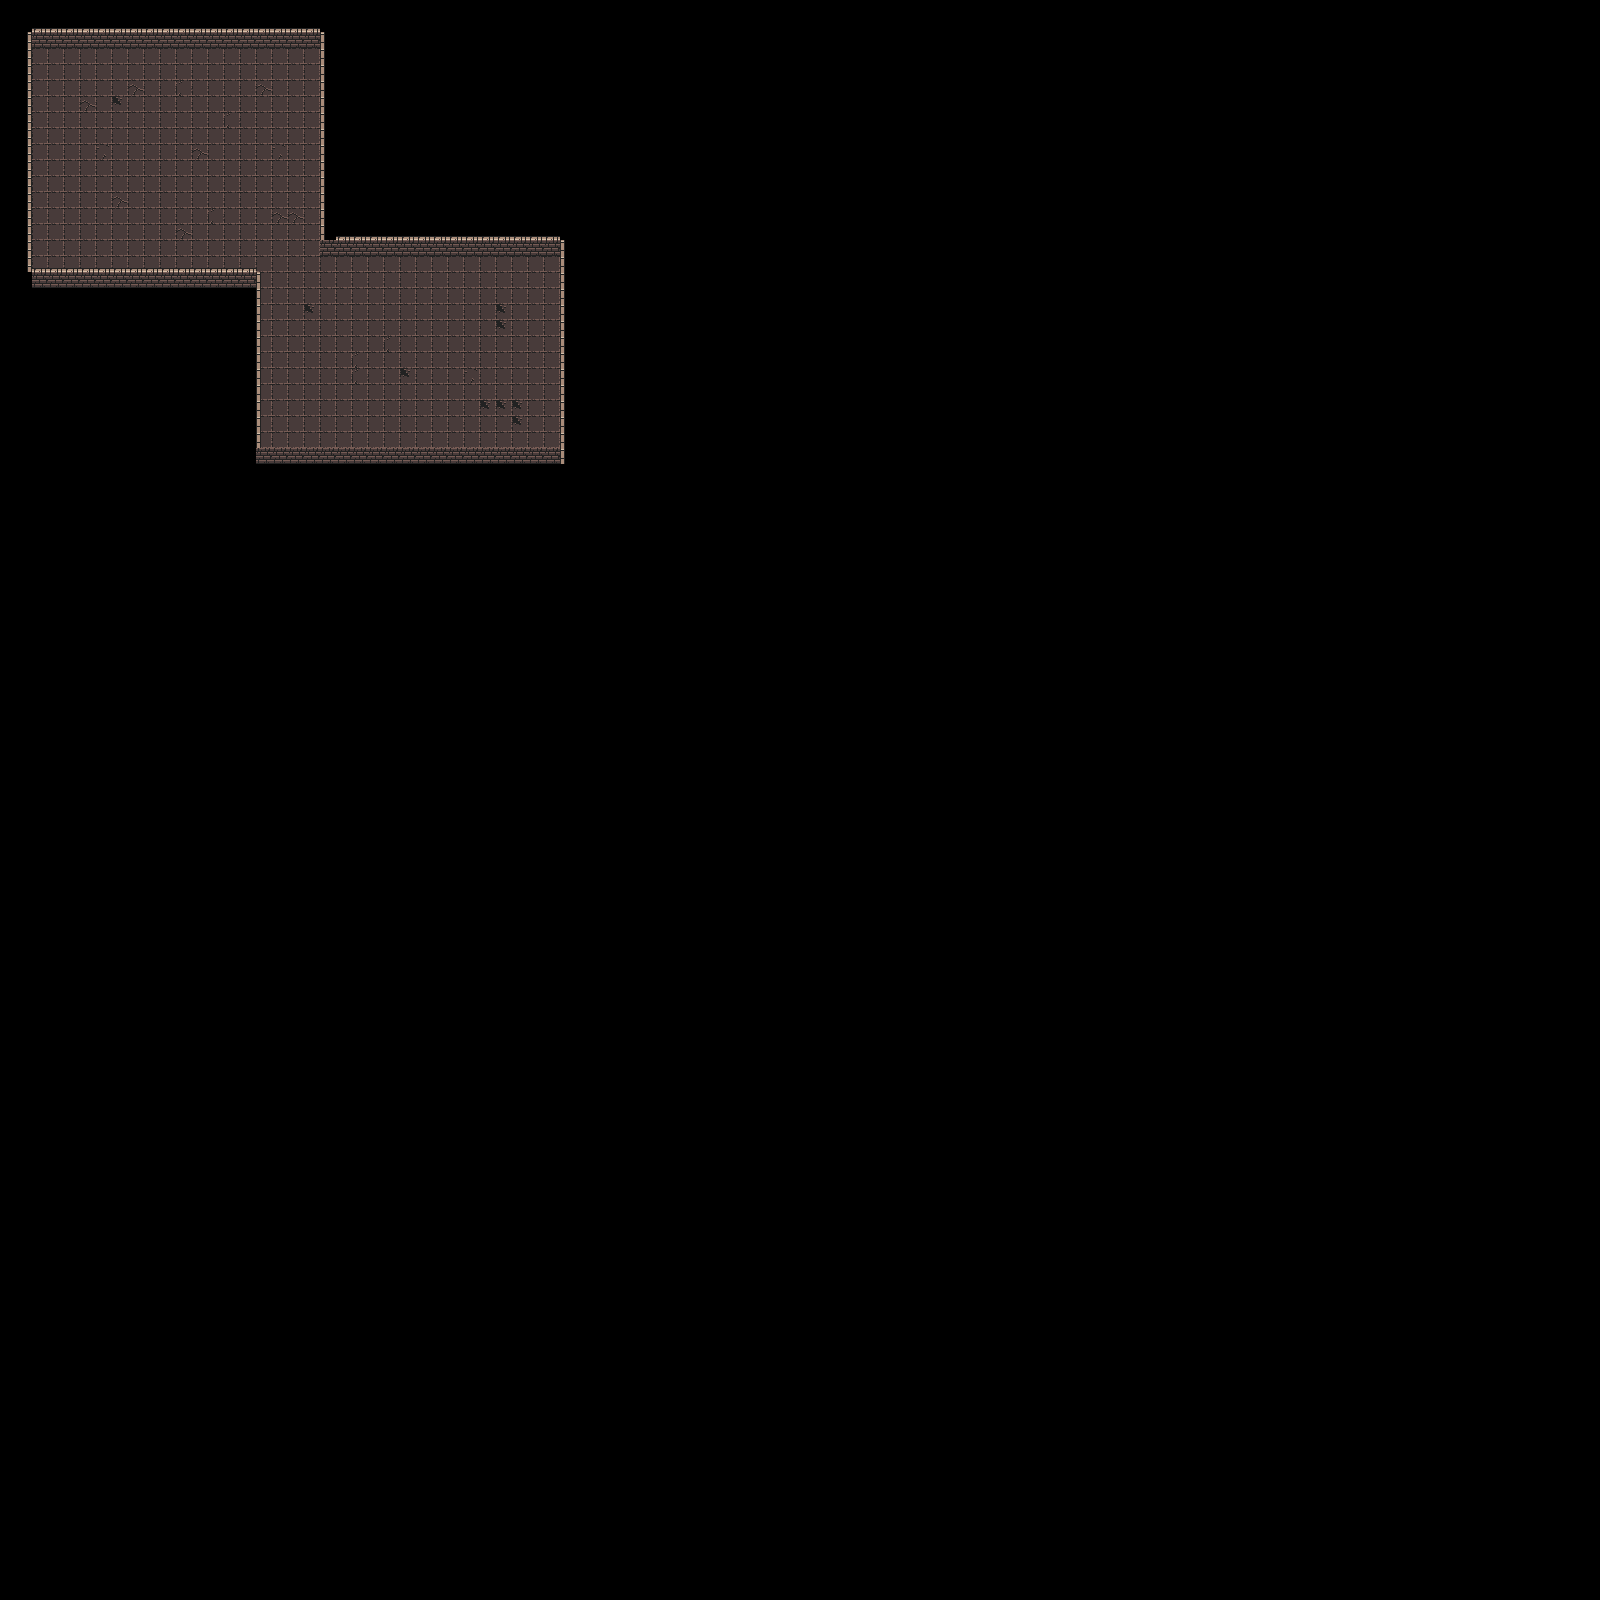

A 2D game scene composited from a Tiled map and its tileset images. What follows is a short description and the map's XML, with each tile layer's data collapsed to a summary:
An orthogonal 100x100 tile map with 16x16 px tiles, 2 tile layers (Ground, Walls) and 6 objects.

<map version="1.10" tiledversion="1.10.1" orientation="orthogonal" renderorder="right-down" width="100" height="100" tilewidth="16" tileheight="16" infinite="0" nextlayerid="6" nextobjectid="11">
 <editorsettings>
  <export target="dungeon.json" format="json" />
 </editorsettings>
 <tileset firstgid="1" name="dungeon" tilewidth="16" tileheight="16" tilecount="1024" columns="32">
  <image source="dungeon_tiles.png" width="512" height="512" />
  <tile id="0">
   <properties>
    <property name="collides" type="bool" value="false" />
   </properties>
  </tile>
  <tile id="1">
   <properties>
    <property name="collides" type="bool" value="false" />
   </properties>
  </tile>
  <tile id="2">
   <properties>
    <property name="collides" type="bool" value="false" />
   </properties>
  </tile>
  <tile id="3">
   <properties>
    <property name="collides" type="bool" value="false" />
   </properties>
  </tile>
  <tile id="4">
   <properties>
    <property name="collides" type="bool" value="false" />
   </properties>
  </tile>
  <tile id="5">
   <properties>
    <property name="collides" type="bool" value="false" />
   </properties>
  </tile>
  <tile id="6">
   <properties>
    <property name="collides" type="bool" value="false" />
   </properties>
  </tile>
  <tile id="7">
   <properties>
    <property name="collides" type="bool" value="false" />
   </properties>
  </tile>
  <tile id="32">
   <properties>
    <property name="collides" type="bool" value="false" />
   </properties>
  </tile>
  <tile id="33">
   <properties>
    <property name="collides" type="bool" value="true" />
   </properties>
  </tile>
  <tile id="34">
   <properties>
    <property name="collides" type="bool" value="true" />
   </properties>
  </tile>
  <tile id="35">
   <properties>
    <property name="collides" type="bool" value="true" />
   </properties>
  </tile>
  <tile id="36">
   <properties>
    <property name="collides" type="bool" value="false" />
   </properties>
  </tile>
  <tile id="37">
   <properties>
    <property name="collides" type="bool" value="false" />
   </properties>
  </tile>
  <tile id="38">
   <properties>
    <property name="collides" type="bool" value="false" />
   </properties>
  </tile>
  <tile id="39">
   <properties>
    <property name="collides" type="bool" value="false" />
   </properties>
  </tile>
  <tile id="64">
   <properties>
    <property name="collides" type="bool" value="false" />
   </properties>
  </tile>
  <tile id="65">
   <properties>
    <property name="collides" type="bool" value="false" />
   </properties>
  </tile>
  <tile id="66">
   <properties>
    <property name="collides" type="bool" value="false" />
   </properties>
  </tile>
  <tile id="67">
   <properties>
    <property name="collides" type="bool" value="false" />
   </properties>
  </tile>
  <tile id="68">
   <properties>
    <property name="collides" type="bool" value="false" />
   </properties>
  </tile>
  <tile id="69">
   <properties>
    <property name="collides" type="bool" value="false" />
   </properties>
  </tile>
  <tile id="70">
   <properties>
    <property name="collides" type="bool" value="false" />
   </properties>
  </tile>
  <tile id="71">
   <properties>
    <property name="collides" type="bool" value="false" />
   </properties>
  </tile>
  <tile id="96">
   <properties>
    <property name="collides" type="bool" value="false" />
   </properties>
  </tile>
  <tile id="97">
   <properties>
    <property name="collides" type="bool" value="false" />
   </properties>
  </tile>
  <tile id="98">
   <properties>
    <property name="collides" type="bool" value="false" />
   </properties>
  </tile>
  <tile id="99">
   <properties>
    <property name="collides" type="bool" value="false" />
   </properties>
  </tile>
  <tile id="100">
   <properties>
    <property name="collides" type="bool" value="false" />
   </properties>
  </tile>
  <tile id="101">
   <properties>
    <property name="collides" type="bool" value="false" />
   </properties>
  </tile>
  <tile id="102">
   <properties>
    <property name="collides" type="bool" value="false" />
   </properties>
  </tile>
  <tile id="103">
   <properties>
    <property name="collides" type="bool" value="false" />
   </properties>
  </tile>
  <tile id="128">
   <properties>
    <property name="collides" type="bool" value="false" />
   </properties>
  </tile>
  <tile id="129">
   <properties>
    <property name="collides" type="bool" value="false" />
   </properties>
  </tile>
  <tile id="130">
   <properties>
    <property name="collides" type="bool" value="false" />
   </properties>
  </tile>
  <tile id="131">
   <properties>
    <property name="collides" type="bool" value="false" />
   </properties>
  </tile>
  <tile id="132">
   <properties>
    <property name="collides" type="bool" value="false" />
   </properties>
  </tile>
  <tile id="133">
   <properties>
    <property name="collides" type="bool" value="false" />
   </properties>
  </tile>
  <tile id="134">
   <properties>
    <property name="collides" type="bool" value="false" />
   </properties>
  </tile>
  <tile id="135">
   <properties>
    <property name="collides" type="bool" value="false" />
   </properties>
  </tile>
  <tile id="160">
   <properties>
    <property name="collides" type="bool" value="false" />
   </properties>
  </tile>
  <tile id="161">
   <properties>
    <property name="collides" type="bool" value="false" />
   </properties>
  </tile>
  <tile id="162">
   <properties>
    <property name="collides" type="bool" value="false" />
   </properties>
  </tile>
  <tile id="163">
   <properties>
    <property name="collides" type="bool" value="false" />
   </properties>
  </tile>
  <tile id="164">
   <properties>
    <property name="collides" type="bool" value="false" />
   </properties>
  </tile>
  <tile id="165">
   <properties>
    <property name="collides" type="bool" value="false" />
   </properties>
  </tile>
  <tile id="166">
   <properties>
    <property name="collides" type="bool" value="false" />
   </properties>
  </tile>
  <tile id="167">
   <properties>
    <property name="collides" type="bool" value="false" />
   </properties>
  </tile>
  <tile id="192">
   <properties>
    <property name="collides" type="bool" value="false" />
   </properties>
  </tile>
  <tile id="193">
   <properties>
    <property name="collides" type="bool" value="false" />
   </properties>
  </tile>
  <tile id="194">
   <properties>
    <property name="collides" type="bool" value="false" />
   </properties>
  </tile>
  <tile id="195">
   <properties>
    <property name="collides" type="bool" value="false" />
   </properties>
  </tile>
  <tile id="196">
   <properties>
    <property name="collides" type="bool" value="false" />
   </properties>
  </tile>
  <tile id="197">
   <properties>
    <property name="collides" type="bool" value="false" />
   </properties>
  </tile>
  <tile id="198">
   <properties>
    <property name="collides" type="bool" value="false" />
   </properties>
  </tile>
  <tile id="199">
   <properties>
    <property name="collides" type="bool" value="false" />
   </properties>
  </tile>
  <tile id="224">
   <properties>
    <property name="collides" type="bool" value="false" />
   </properties>
  </tile>
  <tile id="225">
   <properties>
    <property name="collides" type="bool" value="false" />
   </properties>
  </tile>
  <tile id="226">
   <properties>
    <property name="collides" type="bool" value="false" />
   </properties>
  </tile>
  <tile id="227">
   <properties>
    <property name="collides" type="bool" value="false" />
   </properties>
  </tile>
  <tile id="228">
   <properties>
    <property name="collides" type="bool" value="false" />
   </properties>
  </tile>
  <tile id="229">
   <properties>
    <property name="collides" type="bool" value="false" />
   </properties>
  </tile>
  <tile id="230">
   <properties>
    <property name="collides" type="bool" value="false" />
   </properties>
  </tile>
  <tile id="231">
   <properties>
    <property name="collides" type="bool" value="false" />
   </properties>
  </tile>
  <tile id="256">
   <properties>
    <property name="collides" type="bool" value="false" />
   </properties>
  </tile>
  <tile id="257">
   <properties>
    <property name="collides" type="bool" value="false" />
   </properties>
  </tile>
  <tile id="258">
   <properties>
    <property name="collides" type="bool" value="true" />
   </properties>
  </tile>
  <tile id="259">
   <properties>
    <property name="collides" type="bool" value="true" />
   </properties>
  </tile>
  <tile id="260">
   <properties>
    <property name="collides" type="bool" value="false" />
   </properties>
  </tile>
  <tile id="261">
   <properties>
    <property name="collides" type="bool" value="false" />
   </properties>
  </tile>
  <tile id="262">
   <properties>
    <property name="collides" type="bool" value="false" />
   </properties>
  </tile>
  <tile id="263">
   <properties>
    <property name="collides" type="bool" value="false" />
   </properties>
  </tile>
  <tile id="288">
   <properties>
    <property name="collides" type="bool" value="true" />
   </properties>
  </tile>
  <tile id="289">
   <properties>
    <property name="collides" type="bool" value="true" />
   </properties>
  </tile>
  <tile id="290">
   <properties>
    <property name="collides" type="bool" value="true" />
   </properties>
  </tile>
  <tile id="291">
   <properties>
    <property name="collides" type="bool" value="true" />
   </properties>
  </tile>
  <tile id="292">
   <properties>
    <property name="collides" type="bool" value="false" />
   </properties>
  </tile>
  <tile id="293">
   <properties>
    <property name="collides" type="bool" value="false" />
   </properties>
  </tile>
  <tile id="294">
   <properties>
    <property name="collides" type="bool" value="false" />
   </properties>
  </tile>
  <tile id="295">
   <properties>
    <property name="collides" type="bool" value="false" />
   </properties>
  </tile>
  <tile id="320">
   <properties>
    <property name="collides" type="bool" value="true" />
   </properties>
  </tile>
  <tile id="321">
   <properties>
    <property name="collides" type="bool" value="true" />
   </properties>
  </tile>
  <tile id="322">
   <properties>
    <property name="collides" type="bool" value="true" />
   </properties>
  </tile>
  <tile id="323">
   <properties>
    <property name="collides" type="bool" value="true" />
   </properties>
  </tile>
  <tile id="324">
   <properties>
    <property name="collides" type="bool" value="false" />
   </properties>
  </tile>
  <tile id="325">
   <properties>
    <property name="collides" type="bool" value="false" />
   </properties>
  </tile>
  <tile id="326">
   <properties>
    <property name="collides" type="bool" value="false" />
   </properties>
  </tile>
  <tile id="327">
   <properties>
    <property name="collides" type="bool" value="false" />
   </properties>
  </tile>
  <tile id="352">
   <properties>
    <property name="collides" type="bool" value="false" />
   </properties>
  </tile>
  <tile id="353">
   <properties>
    <property name="collides" type="bool" value="false" />
   </properties>
  </tile>
  <tile id="354">
   <properties>
    <property name="collides" type="bool" value="true" />
   </properties>
  </tile>
  <tile id="355">
   <properties>
    <property name="collides" type="bool" value="true" />
   </properties>
  </tile>
  <tile id="356">
   <properties>
    <property name="collides" type="bool" value="false" />
   </properties>
  </tile>
  <tile id="357">
   <properties>
    <property name="collides" type="bool" value="false" />
   </properties>
  </tile>
  <tile id="358">
   <properties>
    <property name="collides" type="bool" value="false" />
   </properties>
  </tile>
  <tile id="359">
   <properties>
    <property name="collides" type="bool" value="false" />
   </properties>
  </tile>
  <tile id="384">
   <properties>
    <property name="collides" type="bool" value="false" />
   </properties>
  </tile>
  <tile id="385">
   <properties>
    <property name="collides" type="bool" value="false" />
   </properties>
  </tile>
  <tile id="386">
   <properties>
    <property name="collides" type="bool" value="false" />
   </properties>
  </tile>
  <tile id="387">
   <properties>
    <property name="collides" type="bool" value="false" />
   </properties>
  </tile>
  <tile id="388">
   <properties>
    <property name="collides" type="bool" value="false" />
   </properties>
  </tile>
  <tile id="389">
   <properties>
    <property name="collides" type="bool" value="false" />
   </properties>
  </tile>
  <tile id="390">
   <properties>
    <property name="collides" type="bool" value="false" />
   </properties>
  </tile>
  <tile id="391">
   <properties>
    <property name="collides" type="bool" value="false" />
   </properties>
  </tile>
  <tile id="416">
   <properties>
    <property name="collides" type="bool" value="false" />
   </properties>
  </tile>
  <tile id="417">
   <properties>
    <property name="collides" type="bool" value="false" />
   </properties>
  </tile>
  <tile id="418">
   <properties>
    <property name="collides" type="bool" value="false" />
   </properties>
  </tile>
  <tile id="419">
   <properties>
    <property name="collides" type="bool" value="false" />
   </properties>
  </tile>
  <tile id="420">
   <properties>
    <property name="collides" type="bool" value="false" />
   </properties>
  </tile>
  <tile id="421">
   <properties>
    <property name="collides" type="bool" value="false" />
   </properties>
  </tile>
  <tile id="422">
   <properties>
    <property name="collides" type="bool" value="false" />
   </properties>
  </tile>
  <tile id="423">
   <properties>
    <property name="collides" type="bool" value="false" />
   </properties>
  </tile>
  <tile id="448">
   <properties>
    <property name="collides" type="bool" value="false" />
   </properties>
  </tile>
  <tile id="449">
   <properties>
    <property name="collides" type="bool" value="false" />
   </properties>
  </tile>
  <tile id="450">
   <properties>
    <property name="collides" type="bool" value="false" />
   </properties>
  </tile>
  <tile id="451">
   <properties>
    <property name="collides" type="bool" value="false" />
   </properties>
  </tile>
  <tile id="452">
   <properties>
    <property name="collides" type="bool" value="false" />
   </properties>
  </tile>
  <tile id="453">
   <properties>
    <property name="collides" type="bool" value="false" />
   </properties>
  </tile>
  <tile id="454">
   <properties>
    <property name="collides" type="bool" value="false" />
   </properties>
  </tile>
  <tile id="455">
   <properties>
    <property name="collides" type="bool" value="false" />
   </properties>
  </tile>
  <tile id="480">
   <properties>
    <property name="collides" type="bool" value="false" />
   </properties>
  </tile>
  <tile id="481">
   <properties>
    <property name="collides" type="bool" value="false" />
   </properties>
  </tile>
  <tile id="482">
   <properties>
    <property name="collides" type="bool" value="false" />
   </properties>
  </tile>
  <tile id="483">
   <properties>
    <property name="collides" type="bool" value="false" />
   </properties>
  </tile>
  <tile id="484">
   <properties>
    <property name="collides" type="bool" value="false" />
   </properties>
  </tile>
  <tile id="485">
   <properties>
    <property name="collides" type="bool" value="false" />
   </properties>
  </tile>
  <tile id="486">
   <properties>
    <property name="collides" type="bool" value="false" />
   </properties>
  </tile>
  <tile id="487">
   <properties>
    <property name="collides" type="bool" value="false" />
   </properties>
  </tile>
  <tile id="512">
   <properties>
    <property name="collides" type="bool" value="false" />
   </properties>
  </tile>
  <tile id="513">
   <properties>
    <property name="collides" type="bool" value="true" />
   </properties>
  </tile>
  <tile id="514">
   <properties>
    <property name="collides" type="bool" value="false" />
   </properties>
  </tile>
  <tile id="515">
   <properties>
    <property name="collides" type="bool" value="false" />
   </properties>
  </tile>
  <tile id="516">
   <properties>
    <property name="collides" type="bool" value="true" />
   </properties>
  </tile>
  <tile id="517">
   <properties>
    <property name="collides" type="bool" value="false" />
   </properties>
  </tile>
  <tile id="518">
   <properties>
    <property name="collides" type="bool" value="false" />
   </properties>
  </tile>
  <tile id="519">
   <properties>
    <property name="collides" type="bool" value="false" />
   </properties>
  </tile>
  <tile id="544">
   <properties>
    <property name="collides" type="bool" value="false" />
   </properties>
  </tile>
  <tile id="545">
   <properties>
    <property name="collides" type="bool" value="false" />
   </properties>
  </tile>
  <tile id="546">
   <properties>
    <property name="collides" type="bool" value="false" />
   </properties>
  </tile>
  <tile id="547">
   <properties>
    <property name="collides" type="bool" value="false" />
   </properties>
  </tile>
  <tile id="548">
   <properties>
    <property name="collides" type="bool" value="false" />
   </properties>
  </tile>
  <tile id="549">
   <properties>
    <property name="collides" type="bool" value="false" />
   </properties>
  </tile>
  <tile id="550">
   <properties>
    <property name="collides" type="bool" value="false" />
   </properties>
  </tile>
  <tile id="551">
   <properties>
    <property name="collides" type="bool" value="false" />
   </properties>
  </tile>
  <tile id="576">
   <properties>
    <property name="collides" type="bool" value="false" />
   </properties>
  </tile>
  <tile id="577">
   <properties>
    <property name="collides" type="bool" value="false" />
   </properties>
  </tile>
  <tile id="578">
   <properties>
    <property name="collides" type="bool" value="false" />
   </properties>
  </tile>
  <tile id="579">
   <properties>
    <property name="collides" type="bool" value="false" />
   </properties>
  </tile>
  <tile id="580">
   <properties>
    <property name="collides" type="bool" value="false" />
   </properties>
  </tile>
  <tile id="581">
   <properties>
    <property name="collides" type="bool" value="false" />
   </properties>
  </tile>
  <tile id="582">
   <properties>
    <property name="collides" type="bool" value="false" />
   </properties>
  </tile>
  <tile id="583">
   <properties>
    <property name="collides" type="bool" value="false" />
   </properties>
  </tile>
 </tileset>
 <layer id="3" name="Ground" width="100" height="100">
  <data>[10000 cells, 476 non-empty, 5 distinct tile ids]</data>
 </layer>
 <layer id="1" name="Walls" width="100" height="100">
  <data>[10000 cells, 616 non-empty, 5 distinct tile ids]</data>
 </layer>
 <objectgroup id="4" name="Chests">
  <object id="1" gid="820" x="304" y="78" width="16" height="16" />
  <object id="2" gid="820" x="544" y="430" width="16" height="16" />
 </objectgroup>
 <objectgroup id="5" name="Skeletons">
  <object id="7" gid="188" x="253" y="139" width="16" height="16" />
  <object id="8" gid="188" x="497.5" y="300.5" width="16" height="16" />
  <object id="9" gid="188" x="318.5" y="409.5" width="16" height="16" />
  <object id="10" gid="188" x="128" y="251" width="16" height="16" />
 </objectgroup>
</map>
